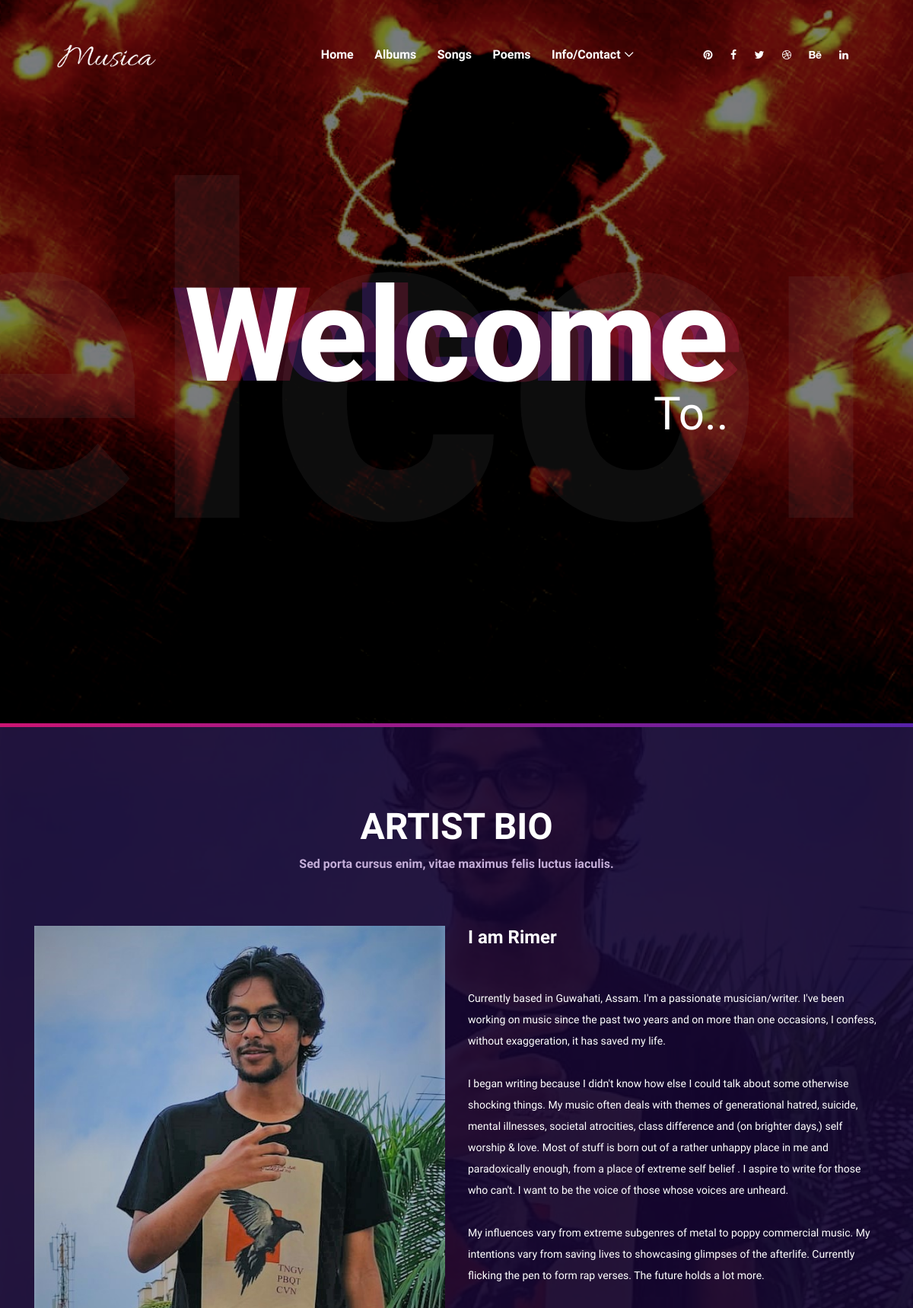
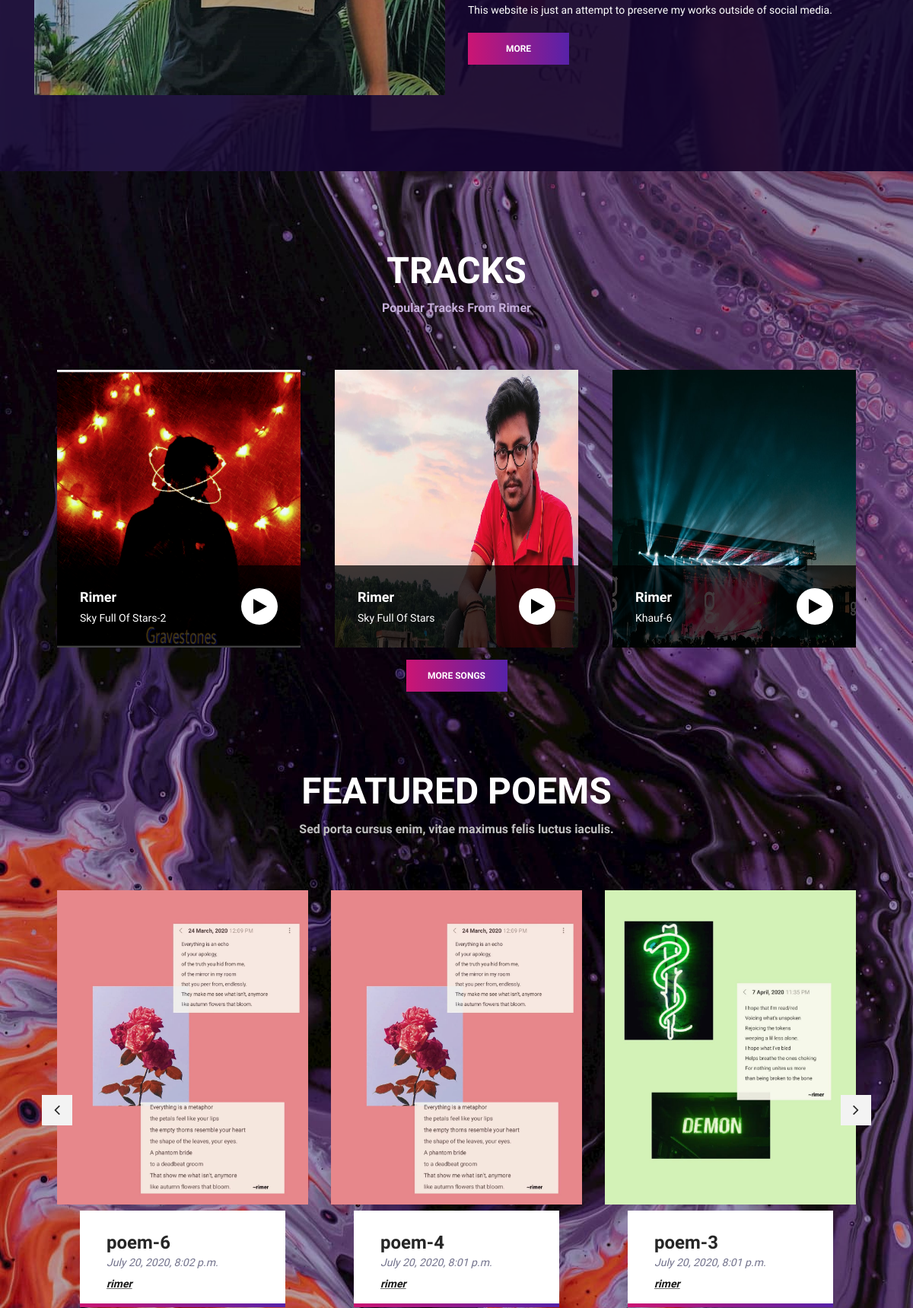
The page / (upper part) on the database its author committed (2 pictures, top to bottom).
### rimerwebsite/models.py (models this page shows, shortened)
class Song(models.Model):
    sno = models.AutoField(primary_key=True)
    album = models.ForeignKey(Album, on_delete=models.CASCADE)
    song_title = models.CharField(max_length=300)
    mp3 = models.FileField(upload_to='album/mp3', default="")
    thumbnail = models.ImageField(upload_to='album', default="")
    timeStamp = models.DateTimeField()

class Poem(models.Model):
    sno = models.AutoField(primary_key=True)
    title = models.CharField(max_length=300)
    content =  models.TextField(blank=True)
    author = models.TextField()
    timeStamp = models.DateTimeField()
    image = models.ImageField(upload_to='poem', default="")

### rimerwebsite/views.py (the view)
# urls.py: 2. Add a URL to urlpatterns:  path('', views.home, name='home')
def home(request):
    poems = Poem.objects.all().order_by('-timeStamp')
    songs = Song.objects.all().order_by('-timeStamp')
    albums = Album.objects.all().order_by('-timeStamp')
    first_album = albums.first()
    songs_album = Song.objects.filter(album=first_album)
    first_song = songs_album.first()
    context = {"poems": poems, "songs": songs, "songs_album": songs_album, "first_album": first_album, "first_song":first_song}
    return render(request,'index.html',context)

### templates/index.html (shortened to what this page needs)
{% load static %}
<!DOCTYPE html>
<html lang="en">
<head>
    <link href="//db.onlinewebfonts.com/c/1e2a084dd03f989e7a1af4b5ee62cc32?family=AlgerianMesaW00-Regular" rel="stylesheet" type="text/css"/>
    <link rel="stylesheet" href="{% static 'style.css' %}">
</head>
<body>
    <header class="header-area">
        <div class="musica-main-menu">
            <div class="classy-nav-container breakpoint-off">
                <div class="container-fluid">
                    <nav class="classy-navbar justify-content-between" id="musicaNav">
                        <a href="/" class="nav-brand"><img src="{% static 'img/core-img/logo.png' %}" alt=""></a>
                        <div class="classy-menu">
                            <div class="classynav">
                                <ul>
                                    <li><a href="/">Home</a></li>
                                    <li><a href="albums">Albums</a></li>
                                    <li><a href="songs">Songs</a></li>
                                    <li><a href="poems">Poems</a></li>
                                    <li><a href="#">Info/Contact</a>
                                    </li>
                                </ul>
                                <div class="top-social-info">
                                    <a href="#"><i class="fa fa-pinterest" aria-hidden="true"></i></a>
                                    <a href="#"><i class="fa fa-facebook" aria-hidden="true"></i></a>
                                    <a href="#"><i class="fa fa-twitter" aria-hidden="true"></i></a>
                                    <a href="#"><i class="fa fa-dribbble" aria-hidden="true"></i></a>
                                    <a href="#"><i class="fa fa-behance" aria-hidden="true"></i></a>
                                    <a href="#"><i class="fa fa-linkedin" aria-hidden="true"></i></a>
                                </div>
                            </div>
                        </div>
                    </nav>
                </div>
            </div>
        </div>
    </header>
    <section class="hero-area">
        <div class="hero-slides owl-carousel">
            <div class="single-hero-slide d-flex align-items-center justify-content-center">
                <div class="slide-img bg-img" style="background-image: url({% static 'img/bg-img/bg-pic-5.png' %});"></div>
                <div class="hero-slides-content text-center">
                    <h2 data-animation="fadeInUp" data-delay="100ms">Welcome <span>Welcome</span></h2>
                    <p data-animation="fadeInUp" data-delay="300ms">To..</p>
                </div>
                <h2 class="big-text">Welcome</h2>
            </div>
        </div>
        <div class="bg-gradients"></div>
    </section>
    <div class="about-us-area section-padding-100-0 bg-img bg-overlay" style="background-image: url({% static 'img/bg-img/bg-pic-7.jpg' %});" id="about">
        <div class="container">
            <div class="row">
                <div class="col-12">
                    <div class="section-heading">
                        <h2>Artist Bio</h2>
                        <h6>Sed porta cursus enim, vitae maximus felis luctus iaculis.</h6>
                    </div>
                </div>
            </div>
            <div class="row">
                <div class="col-12 col-lg-6">
                    <div class="about-thumbnail mb-100">
                        <img src="{% static 'img/bg-img/bg-pic-7.jpg' %}" alt="">
                    </div>
                </div>
                <div class="col-12 col-lg-6">
                    <div class="about-content mb-100">
                        <h4>I am Rimer </h4>
                        <p> Currently based in Guwahati, Assam. I'm a passionate musician/writer. I've been     working on music since the past two years and on more than one occasions, I confess, without exaggeration, it has saved my life.
                            <br><br>
                            I began writing because I didn't know how else I could talk about some otherwise shocking things. My music often deals with themes of generational hatred, suicide, mental illnesses, societal atrocities, class difference and (on brighter days,) self worship & love. Most of stuff is born out of a rather unhappy place in me and paradoxically enough, from a place of extreme self belief . I aspire to write for those who can't. I want to be the voice of those whose voices are unheard.
                            <br><br>
                            My influences vary from extreme subgenres of metal to poppy commercial music. My intentions vary from saving lives to showcasing glimpses of the afterlife. Currently flicking the pen to form rap verses. The future holds a lot more.
                            <br><br>
                            This website is just an attempt to preserve my works outside of social media.</p>
                            <a href="about" class="btn musica-btn">More</a>
                    </div>
                </div>
            </div>
        </div>
    </div>
    <div style="background-image: url({% static 'img/bg-img/bg-pic-dark.jpg' %}); background-size:cover;" class="music-player-area section-padding-100">
        <div class="container-fluid">
            <div class="row">
                <div class="col-12">
                        <div class="section-heading">
                            <h2 >Tracks</h2>
                            <h6>Popular Tracks From Rimer</h6>
                        </div>
                    <div class="music-player-slides owl-carousel">
                        {% for song in songs %}
                        <div class="single-music-player">
                            <img style="height:365px;" src="/media/{{song.thumbnail}}" alt="">
                            <div class="music-info d-flex justify-content-between">
                                <div class="music-text">
                                    <h5>Rimer</h5>
                                    <p>{{song.song_title}}</p>
                                </div>
                                <div class="music-play-icon">
                                </div>
                            </div>
                        </div>
                        {% endfor %}
                    </div>
                    <center><a href="songs" class="btn musica-btn mt-3">More Songs</a></center>
                </div>
            </div>
        </div>
     <div class="featured-shows-area section-padding-100">
        <div class="container">
            <div class="row">
                <div class="col-12">
                    <div class="section-heading dark">
                        <h2 style="color: #fff;">Featured Poems</h2>
                        <h6>Sed porta cursus enim, vitae maximus felis luctus iaculis.</h6>
                    </div>
                </div>
            </div>
            <div class="row">
                <div class="col-12">
                    <div class="featured-shows-slides owl-carousel">
                        {% for poem in poems %}
                        <div class="single-featured-shows">
                            <img style="margin-bottom: 165px;" src="/media/{{poem.image}}" alt="">
                            <div class="featured-shows-content">
                                <div class="shows-text">
                                    <h4>{{poem.title}}</h4>
                                    <p>{{poem.timeStamp}}</p>
                                    <a href="#" class="buy-tickets-btn">{{poem.author}}</a>
                                </div>
                                <div class="bg-gradients"></div>
                            </div>
                        </div>
                        {% endfor %}
                    </div>
                </div>
            </div>
        </div>
    </div>
    </div>
</body>
</html>

### static/css/classy-nav.css (style rules this page uses)
* { margin: 0; padding: 0; }
body { font-family: "Roboto", sans-serif; }
ul, ol { margin: 0; }
ul li, ol li { list-style: none; }
img { height: auto; max-width: 100%; }
.bg-img { background-position: center center; background-size: cover; background-repeat: no-repeat; }
.classy-nav-container { position: relative; z-index: 100; background-color: #ffffff; }
.classy-nav-container * { box-sizing: border-box; }
.classy-nav-container a { -webkit-transition-duration: 500ms; transition-duration: 500ms; text-decoration: none; outline: none; font-size: 14px; font-weight: 400; color: #232323; display: inline-block; }
.justify-content-between { -webkit-box-pack: justify; -ms-flex-pack: justify; justify-content: space-between; }
.justify-content-center { -webkit-box-pack: center; -ms-flex-pack: center; justify-content: center; }
.classy-navbar { width: 100%; height: 70px; padding: 0.5em 2em; display: -webkit-box; display: -ms-flexbox; display: flex; -webkit-box-align: center; -ms-flex-align: center; -ms-grid-row-align: center; align-items: center; }
.classy-navbar .nav-brand { font-size: 26px; font-weight: 500; color: #565656; display: inline-block; margin-right: 30px; }
.classynav ul li { display: inline-block; clear: both; position: inherit; z-index: 10; }
.classynav ul li.cn-dropdown-item { position: relative; z-index: 10; }
.classynav ul li a { padding: 0 12px; display: block; height: 35px; font-size: 14px; line-height: 34px; }
.classynav ul li.megamenu-item > a:after, .classynav ul li.has-down > a:after { font-family: 'classyfonts'; content: "\e900"; font-size: 12px; color: #000000; padding-left: 5px; -webkit-transition-duration: 500ms; transition-duration: 500ms; }
.breakpoint-off .classynav { display: -webkit-box; display: -ms-flexbox; display: flex; -webkit-box-align: center; -ms-flex-align: center; -ms-grid-row-align: center; align-items: center; }

### rows shown on the page
Song: thumbnail (picture), song_title "Sky Full Of Stars-2"
Song: thumbnail (picture), song_title "Sky Full Of Stars"
Song: thumbnail (picture), song_title "Khauf-6"
Poem: image (picture), title "poem-6", timeStamp "July 20, 2020, 8:02 p.m.", author "rimer"
Poem: image (picture), title "poem-4", timeStamp "July 20, 2020, 8:01 p.m.", author "rimer"
Poem: image (picture), title "poem-3", timeStamp "July 20, 2020, 8:01 p.m.", author "rimer"
